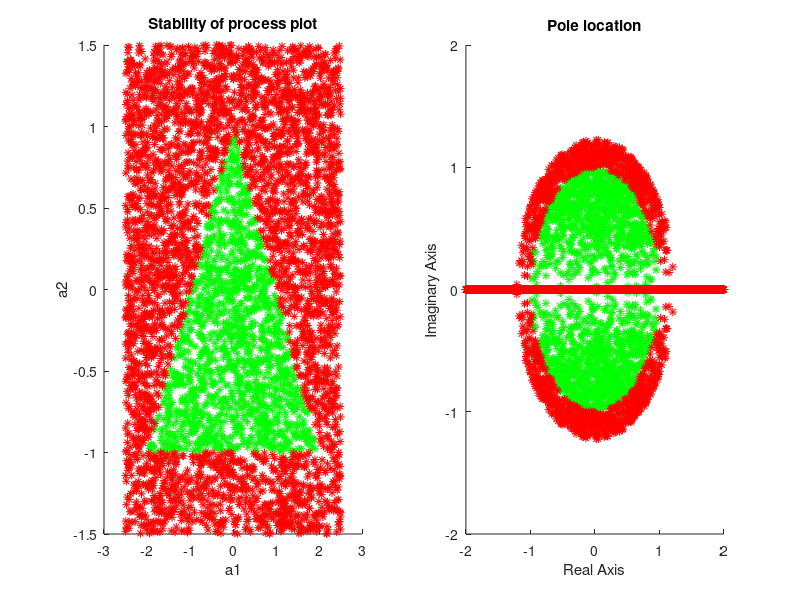

Write MATLAB code to recreate this figure.
S=5000;                     %num of coefficient pairs 

a=(rand(S,2)-0.5)*[5,0;0,3];%the pairs of coefficnets a1, a2 as column vector

a_stab=[];                  %array to store pairs which preserve stability 
a_unstab=[];                %array to store pairs which are unstable 
p_stab=[];                  %array of the pairs of poles for the stable systems
p_unstab=[];                %array of the pairs of poles for the unstable systems


%creating array of pairs of coeficnets 'a1' 'a2' which form a stable and
%unstable system
for i=1:S,
    
    ai = [1, -a(i,1), -a(i,2)];
    
    if (isstable(1,ai))
        a_stab=[a_stab;[a(i,1), a(i,2)]];
    else
        a_unstab=[a_unstab;[a(i,1), a(i,2)]];
    end
end

%plotting 'a1' on x-axis, 'a2' on y-axis, all stable pairs are green, unstable
%are red.
subplot(1,2,1);
hold on
plot(a_stab(:,1), a_stab(:,2), 'g*')
plot(a_unstab(:,1), a_unstab(:,2), 'r*')
hold off
title('Stability of process plot')
xlabel('a1')
ylabel('a2')


%finding the two poles associated with each pair of coefficnets. If the pair
%of coefficnets is unstable, the both the assoicated poles are plotted red.
%if the pair of coefficnets is stable, both poles are green.
subplot(1,2,2);
d1=size(a_stab);
d2=size(a_unstab);

hold on
for i=1:d1(1,1),
    [r,p,k]=residue([1], [1, -a_stab(i,1), -a_stab(i,2)]); %p is a column vector containg the two poles 
    p_stab=[p_stab; [p']];
end

plot(real(p_stab(:,1)), imag(p_stab(:,1)),'g*', real(p_stab(:,2)), imag(p_stab(:,2)), 'g*')

for i=1:d2(1,1),
    [r,p,k]=residue([1], [1, -a_unstab(i,1), -a_unstab(i,2)]);
    p_unstab=[p_unstab; [p']];
end

plot(real(p_unstab(:,1)), imag(p_unstab(:,1)),'r*', real(p_unstab(:,2)), imag(p_unstab(:,2)), 'r*')

title('Pole location')
xlabel('Real Axis')
ylabel('Imaginary Axis')
axis([-2,2,-2,2])
